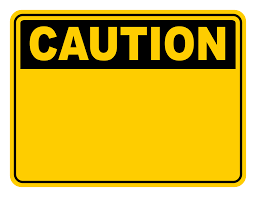
#> input picture CautionSignDetection/images.png, 256 x 197 px
$ python CautionDetector.py
#> lines starting #> are read from the running program, lines starting #| are printed output that depends on the picture; after the words box and inside, x2 and y2 are one past the last pixel; in counts of white or black regions, pixels touching at a corner belong together
import cv2
import pytesseract

pytesseract.pytesseract.tesseract_cmd = r'C:\Program Files\Tesseract-OCR/tesseract'

image = cv2.imread('images.png')
#> image is the input picture: shape (197, 256, 3); mean B, G, R 44.1, 179.6, 211.8

b,g,r = cv2.split(image)
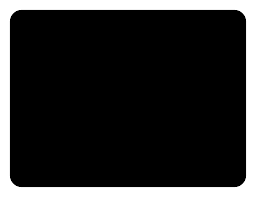
#> b: shape (197, 256); min 0, max 255, mean 44.1
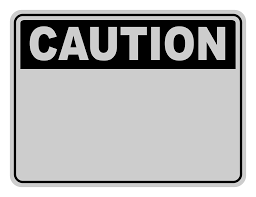
#> g: shape (197, 256); min 0, max 255, mean 179.6
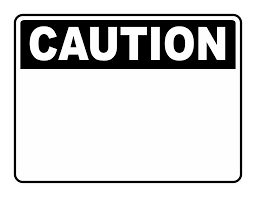
#> r: shape (197, 256); min 0, max 255, mean 211.8
#cv2.imshow('Blue',r)
#cv2.waitKey(0)

g = cv2.blur(g,(3,3))
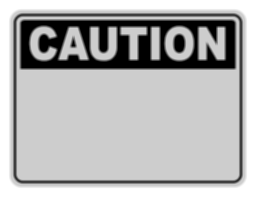
#> g: shape (197, 256); min 0, max 255, mean 179.6
#cv2.imshow('Blurred',g)
#cv2.waitKey(0)
canny = cv2.Canny(r,150,200)
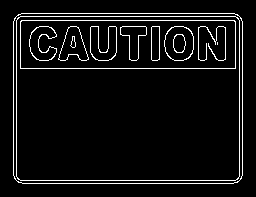
#> canny: shape (197, 256); 6.1% white in thin lines or dots, all inside (x1, y1, x2, y2) = (13, 13, 243, 184)
canny = cv2.dilate(canny,None,iterations=1)
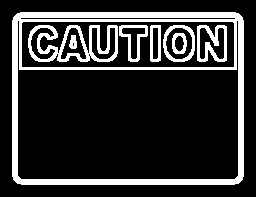
#> canny: shape (197, 256); 18.7% white; 8 white regions, largest, box (x1, y1, x2, y2) and area: (12, 12, 244, 185) 6216, (28, 25, 118, 62) 1414, (197, 25, 227, 62) 561

#> (the run stopped early here; a loop or call above may not have finished)
